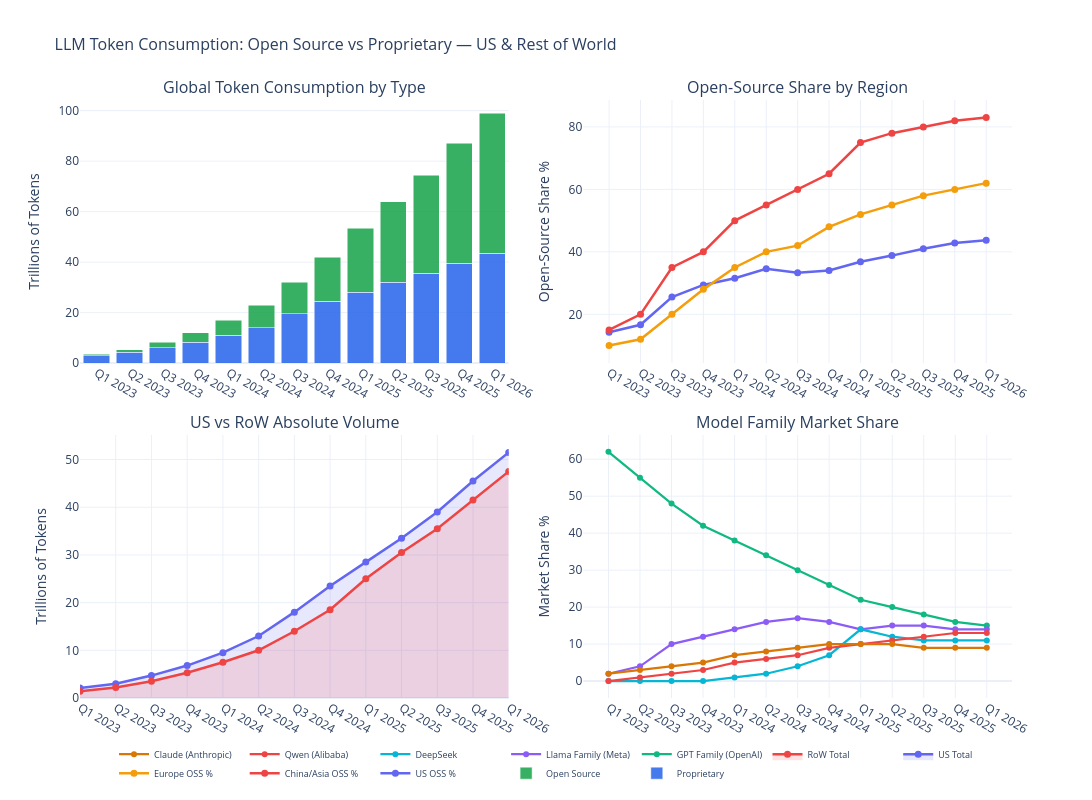

This figure's notebook cell:
### Markdown cell above
---
## 9. Interactive Plotly Dashboard

An interactive visualization combining the key views for exploration.

### Code cell
fig = make_subplots(
    rows=2, cols=2,
    subplot_titles=(
        'Global Token Consumption by Type',
        'Open-Source Share by Region',
        'US vs RoW Absolute Volume',
        'Model Family Market Share'
    ),
    vertical_spacing=0.12,
    horizontal_spacing=0.08
)

# --- Top Left: Stacked bar proprietary vs open source ---
fig.add_trace(go.Bar(
    name='Proprietary', x=quarters, y=df['Global_Proprietary'],
    marker_color='#2563EB', opacity=0.85
), row=1, col=1)
fig.add_trace(go.Bar(
    name='Open Source', x=quarters, y=df['Global_OpenSource'],
    marker_color='#16A34A', opacity=0.85
), row=1, col=1)

# --- Top Right: Open-source share lines ---
fig.add_trace(go.Scatter(
    name='US OSS %', x=quarters, y=df['US_OSS_Share'],
    mode='lines+markers', line=dict(color='#6366F1', width=2.5),
    marker=dict(size=7)
), row=1, col=2)
fig.add_trace(go.Scatter(
    name='China/Asia OSS %', x=quarters, y=df['China_OSS_Share'],
    mode='lines+markers', line=dict(color='#EF4444', width=2.5),
    marker=dict(size=7)
), row=1, col=2)
fig.add_trace(go.Scatter(
    name='Europe OSS %', x=quarters, y=df['Europe_OSS_Share'],
    mode='lines+markers', line=dict(color='#F59E0B', width=2.5),
    marker=dict(size=7)
), row=1, col=2)

# --- Bottom Left: US vs RoW ---
fig.add_trace(go.Scatter(
    name='US Total', x=quarters, y=df['US_Total'],
    mode='lines+markers', line=dict(color='#6366F1', width=2.5),
    marker=dict(size=7), fill='tozeroy', fillcolor='rgba(99,102,241,0.15)'
), row=2, col=1)
fig.add_trace(go.Scatter(
    name='RoW Total', x=quarters, y=df['RoW_Total'],
    mode='lines+markers', line=dict(color='#EF4444', width=2.5),
    marker=dict(size=7), fill='tozeroy', fillcolor='rgba(239,68,68,0.15)'
), row=2, col=1)

# --- Bottom Right: Key model families ---
for name in ['GPT Family (OpenAI)', 'Llama Family (Meta)', 'DeepSeek', 'Qwen (Alibaba)', 'Claude (Anthropic)']:
    info = model_families[name]
    fig.add_trace(go.Scatter(
        name=name, x=quarters, y=info['shares'],
        mode='lines+markers', line=dict(color=info['color'], width=2.2),
        marker=dict(size=6)
    ), row=2, col=2)

fig.update_layout(
    height=800, width=1200,
    title_text='LLM Token Consumption: Open Source vs Proprietary — US & Rest of World',
    title_font_size=16,
    barmode='stack',
    showlegend=True,
    legend=dict(orientation='h', yanchor='bottom', y=-0.15, xanchor='center', x=0.5, font_size=9),
    template='plotly_white'
)

fig.update_yaxes(title_text='Trillions of Tokens', row=1, col=1)
fig.update_yaxes(title_text='Open-Source Share %', row=1, col=2)
fig.update_yaxes(title_text='Trillions of Tokens', row=2, col=1)
fig.update_yaxes(title_text='Market Share %', row=2, col=2)

fig.write_html('08_interactive_dashboard.html')
fig.show()

print("Interactive dashboard saved to 08_interactive_dashboard.html")

### Figure 1 — Plotly figure (JSON) as saved in the notebook; plotly's stock layout.template omitted (floating-point values rounded to 4 significant figures)
{"data": [{"marker": {"color": "#2563EB"}, "name": "Proprietary", "opacity": 0.85, "type": "bar", "x": ["Q1 2023", "Q2 2023", "Q3 2023", "Q4 2023", "Q1 2024", "Q2 2024", "Q3 2024", "Q4 2024", "Q1 2025", "Q2 2025", "Q3 2025", "Q4 2025", "Q1 2026"], "xaxis": "x", "y": [3.0, 4.3, 6.0, 8.3, 11.0, 14.0, 19.5, 24.5, 28.0, 32.0, 35.5, 39.5, 43.5], "yaxis": "y"}, {"marker": {"color": "#16A34A"}, "name": "Open Source", "opacity": 0.85, "type": "bar", "x": ["Q1 2023", "Q2 2023", "Q3 2023", "Q4 2023", "Q1 2024", "Q2 2024", "Q3 2024", "Q4 2024", "Q1 2025", "Q2 2025", "Q3 2025", "Q4 2025", "Q1 2026"], "xaxis": "x", "y": [0.5, 0.9, 2.2, 3.8, 6.0, 9.0, 12.5, 17.5, 25.5, 32.0, 39.0, 47.5, 55.5], "yaxis": "y"}, {"line": {"color": "#6366F1", "width": 2.5}, "marker": {"size": 7}, "mode": "lines+markers", "name": "US OSS %", "type": "scatter", "x": ["Q1 2023", "Q2 2023", "Q3 2023", "Q4 2023", "Q1 2024", "Q2 2024", "Q3 2024", "Q4 2024", "Q1 2025", "Q2 2025", "Q3 2025", "Q4 2025", "Q1 2026"], "xaxis": "x2", "y": [14.29, 16.67, 25.53, 29.41, 31.58, 34.62, 33.33, 34.04, 36.84, 38.81, 41.03, 42.86, 43.69], "yaxis": "y2"}, {"line": {"color": "#EF4444", "width": 2.5}, "marker": {"size": 7}, "mode": "lines+markers", "name": "China/Asia OSS %", "type": "scatter", "x": ["Q1 2023", "Q2 2023", "Q3 2023", "Q4 2023", "Q1 2024", "Q2 2024", "Q3 2024", "Q4 2024", "Q1 2025", "Q2 2025", "Q3 2025", "Q4 2025", "Q1 2026"], "xaxis": "x2", "y": [15.0, 20.0, 35.0, 40.0, 50.0, 55.0, 60.0, 65.0, 75.0, 78.0, 80.0, 82.0, 83.0], "yaxis": "y2"}, {"line": {"color": "#F59E0B", "width": 2.5}, "marker": {"size": 7}, "mode": "lines+markers", "name": "Europe OSS %", "type": "scatter", "x": ["Q1 2023", "Q2 2023", "Q3 2023", "Q4 2023", "Q1 2024", "Q2 2024", "Q3 2024", "Q4 2024", "Q1 2025", "Q2 2025", "Q3 2025", "Q4 2025", "Q1 2026"], "xaxis": "x2", "y": [10.0, 12.0, 20.0, 28.0, 35.0, 40.0, 42.0, 48.0, 52.0, 55.0, 58.0, 60.0, 62.0], "yaxis": "y2"}, {"fill": "tozeroy", "fillcolor": "rgba(99,102,241,0.15)", "line": {"color": "#6366F1", "width": 2.5}, "marker": {"size": 7}, "mode": "lines+markers", "name": "US Total", "type": "scatter", "x": ["Q1 2023", "Q2 2023", "Q3 2023", "Q4 2023", "Q1 2024", "Q2 2024", "Q3 2024", "Q4 2024", "Q1 2025", "Q2 2025", "Q3 2025", "Q4 2025", "Q1 2026"], "xaxis": "x3", "y": [2.1, 3.0, 4.7, 6.8, 9.5, 13.0, 18.0, 23.5, 28.5, 33.5, 39.0, 45.5, 51.5], "yaxis": "y3"}, {"fill": "tozeroy", "fillcolor": "rgba(239,68,68,0.15)", "line": {"color": "#EF4444", "width": 2.5}, "marker": {"size": 7}, "mode": "lines+markers", "name": "RoW Total", "type": "scatter", "x": ["Q1 2023", "Q2 2023", "Q3 2023", "Q4 2023", "Q1 2024", "Q2 2024", "Q3 2024", "Q4 2024", "Q1 2025", "Q2 2025", "Q3 2025", "Q4 2025", "Q1 2026"], "xaxis": "x3", "y": [1.4, 2.2, 3.5, 5.3, 7.5, 10.0, 14.0, 18.5, 25.0, 30.5, 35.5, 41.5, 47.5], "yaxis": "y3"}, {"line": {"color": "#10B981", "width": 2.2}, "marker": {"size": 6}, "mode": "lines+markers", "name": "GPT Family (OpenAI)", "type": "scatter", "x": ["Q1 2023", "Q2 2023", "Q3 2023", "Q4 2023", "Q1 2024", "Q2 2024", "Q3 2024", "Q4 2024", "Q1 2025", "Q2 2025", "Q3 2025", "Q4 2025", "Q1 2026"], "xaxis": "x4", "y": [62, 55, 48, 42, 38, 34, 30, 26, 22, 20, 18, 16, 15], "yaxis": "y4"}, {"line": {"color": "#8B5CF6", "width": 2.2}, "marker": {"size": 6}, "mode": "lines+markers", "name": "Llama Family (Meta)", "type": "scatter", "x": ["Q1 2023", "Q2 2023", "Q3 2023", "Q4 2023", "Q1 2024", "Q2 2024", "Q3 2024", "Q4 2024", "Q1 2025", "Q2 2025", "Q3 2025", "Q4 2025", "Q1 2026"], "xaxis": "x4", "y": [2, 4, 10, 12, 14, 16, 17, 16, 14, 15, 15, 14, 14], "yaxis": "y4"}, {"line": {"color": "#06B6D4", "width": 2.2}, "marker": {"size": 6}, "mode": "lines+markers", "name": "DeepSeek", "type": "scatter", "x": ["Q1 2023", "Q2 2023", "Q3 2023", "Q4 2023", "Q1 2024", "Q2 2024", "Q3 2024", "Q4 2024", "Q1 2025", "Q2 2025", "Q3 2025", "Q4 2025", "Q1 2026"], "xaxis": "x4", "y": [0, 0, 0, 0, 1, 2, 4, 7, 14, 12, 11, 11, 11], "yaxis": "y4"}, {"line": {"color": "#EF4444", "width": 2.2}, "marker": {"size": 6}, "mode": "lines+markers", "name": "Qwen (Alibaba)", "type": "scatter", "x": ["Q1 2023", "Q2 2023", "Q3 2023", "Q4 2023", "Q1 2024", "Q2 2024", "Q3 2024", "Q4 2024", "Q1 2025", "Q2 2025", "Q3 2025", "Q4 2025", "Q1 2026"], "xaxis": "x4", "y": [0, 1, 2, 3, 5, 6, 7, 9, 10, 11, 12, 13, 13], "yaxis": "y4"}, {"line": {"color": "#D97706", "width": 2.2}, "marker": {"size": 6}, "mode": "lines+markers", "name": "Claude (Anthropic)", "type": "scatter", "x": ["Q1 2023", "Q2 2023", "Q3 2023", "Q4 2023", "Q1 2024", "Q2 2024", "Q3 2024", "Q4 2024", "Q1 2025", "Q2 2025", "Q3 2025", "Q4 2025", "Q1 2026"], "xaxis": "x4", "y": [2, 3, 4, 5, 7, 8, 9, 10, 10, 10, 9, 9, 9], "yaxis": "y4"}], "layout": {"annotations": [{"font": {"size": 16}, "showarrow": false, "text": "Global Token Consumption by Type", "x": 0.23, "xanchor": "center", "xref": "paper", "y": 1.0, "yanchor": "bottom", "yref": "paper"}, {"font": {"size": 16}, "showarrow": false, "text": "Open-Source Share by Region", "x": 0.77, "xanchor": "center", "xref": "paper", "y": 1.0, "yanchor": "bottom", "yref": "paper"}, {"font": {"size": 16}, "showarrow": false, "text": "US vs RoW Absolute Volume", "x": 0.23, "xanchor": "center", "xref": "paper", "y": 0.44, "yanchor": "bottom", "yref": "paper"}, {"font": {"size": 16}, "showarrow": false, "text": "Model Family Market Share", "x": 0.77, "xanchor": "center", "xref": "paper", "y": 0.44, "yanchor": "bottom", "yref": "paper"}], "barmode": "stack", "height": 800, "legend": {"font": {"size": 9}, "orientation": "h", "x": 0.5, "xanchor": "center", "y": -0.15, "yanchor": "bottom"}, "showlegend": true, "title": {"font": {"size": 16}, "text": "LLM Token Consumption: Open Source vs Proprietary — US & Rest of World"}, "width": 1200, "xaxis": {"anchor": "y", "domain": [0.0, 0.46]}, "xaxis2": {"anchor": "y2", "domain": [0.54, 1.0]}, "xaxis3": {"anchor": "y3", "domain": [0.0, 0.46]}, "xaxis4": {"anchor": "y4", "domain": [0.54, 1.0]}, "yaxis": {"anchor": "x", "domain": [0.56, 1.0], "title": {"text": "Trillions of Tokens"}}, "yaxis2": {"anchor": "x2", "domain": [0.56, 1.0], "title": {"text": "Open-Source Share %"}}, "yaxis3": {"anchor": "x3", "domain": [0.0, 0.44], "title": {"text": "Trillions of Tokens"}}, "yaxis4": {"anchor": "x4", "domain": [0.0, 0.44], "title": {"text": "Market Share %"}}}}
